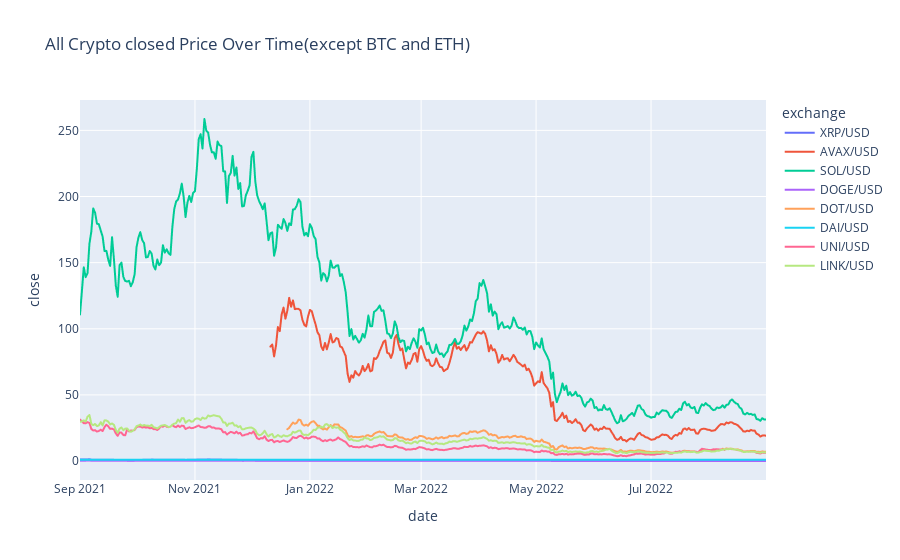

Notebook code for this chart:
### Code cell
#all crypto price (except BTC and ETH)
ex_data=final_v1[(final_v1['exchange']!='BTC/USD')&(final_v1['exchange']!='ETH/USD')]
all_price=px.line(data_frame=ex_data,x='date',y='close',color='exchange',title='All Crypto closed Price Over Time(except BTC and ETH)')
all_price.show()
#plt.savefig('output.png')

### Figure 1 — Plotly figure (JSON) as saved in the notebook; plotly's stock layout.template omitted (floating-point values rounded to 4 significant figures; data arrays with more than 128 entries replaced by an {"elided": "..."} marker saying what was removed)
{"data": [{"hovertemplate": "exchange=XRP/USD<br>date=%{x}<br>close=%{y}<extra></extra>", "legendgroup": "XRP/USD", "line": {"color": "#636efa", "dash": "solid"}, "marker": {"symbol": "circle"}, "mode": "lines", "name": "XRP/USD", "showlegend": true, "type": "scattergl", "x": {"elided": "365 str values"}, "xaxis": "x", "y": {"elided": "365 float values"}, "yaxis": "y"}, {"hovertemplate": "exchange=AVAX/USD<br>date=%{x}<br>close=%{y}<extra></extra>", "legendgroup": "AVAX/USD", "line": {"color": "#EF553B", "dash": "solid"}, "marker": {"symbol": "circle"}, "mode": "lines", "name": "AVAX/USD", "showlegend": true, "type": "scattergl", "x": {"elided": "264 str values"}, "xaxis": "x", "y": {"elided": "264 float values"}, "yaxis": "y"}, {"hovertemplate": "exchange=SOL/USD<br>date=%{x}<br>close=%{y}<extra></extra>", "legendgroup": "SOL/USD", "line": {"color": "#00cc96", "dash": "solid"}, "marker": {"symbol": "circle"}, "mode": "lines", "name": "SOL/USD", "showlegend": true, "type": "scattergl", "x": {"elided": "365 str values"}, "xaxis": "x", "y": {"elided": "365 float values"}, "yaxis": "y"}, {"hovertemplate": "exchange=DOGE/USD<br>date=%{x}<br>close=%{y}<extra></extra>", "legendgroup": "DOGE/USD", "line": {"color": "#ab63fa", "dash": "solid"}, "marker": {"symbol": "circle"}, "mode": "lines", "name": "DOGE/USD", "showlegend": true, "type": "scattergl", "x": {"elided": "365 str values"}, "xaxis": "x", "y": {"elided": "365 float values"}, "yaxis": "y"}, {"hovertemplate": "exchange=DOT/USD<br>date=%{x}<br>close=%{y}<extra></extra>", "legendgroup": "DOT/USD", "line": {"color": "#FFA15A", "dash": "solid"}, "marker": {"symbol": "circle"}, "mode": "lines", "name": "DOT/USD", "showlegend": true, "type": "scattergl", "x": {"elided": "255 str values"}, "xaxis": "x", "y": {"elided": "255 float values"}, "yaxis": "y"}, {"hovertemplate": "exchange=DAI/USD<br>date=%{x}<br>close=%{y}<extra></extra>", "legendgroup": "DAI/USD", "line": {"color": "#19d3f3", "dash": "solid"}, "marker": {"symbol": "circle"}, "mode": "lines", "name": "DAI/USD", "showlegend": true, "type": "scattergl", "x": {"elided": "365 str values"}, "xaxis": "x", "y": {"elided": "365 float values"}, "yaxis": "y"}, {"hovertemplate": "exchange=UNI/USD<br>date=%{x}<br>close=%{y}<extra></extra>", "legendgroup": "UNI/USD", "line": {"color": "#FF6692", "dash": "solid"}, "marker": {"symbol": "circle"}, "mode": "lines", "name": "UNI/USD", "showlegend": true, "type": "scattergl", "x": {"elided": "365 str values"}, "xaxis": "x", "y": {"elided": "365 float values"}, "yaxis": "y"}, {"hovertemplate": "exchange=LINK/USD<br>date=%{x}<br>close=%{y}<extra></extra>", "legendgroup": "LINK/USD", "line": {"color": "#B6E880", "dash": "solid"}, "marker": {"symbol": "circle"}, "mode": "lines", "name": "LINK/USD", "showlegend": true, "type": "scattergl", "x": {"elided": "365 str values"}, "xaxis": "x", "y": {"elided": "365 float values"}, "yaxis": "y"}], "layout": {"legend": {"title": {"text": "exchange"}, "tracegroupgap": 0}, "title": {"text": "All Crypto closed Price Over Time(except BTC and ETH)"}, "xaxis": {"anchor": "y", "domain": [0, 1], "title": {"text": "date"}}, "yaxis": {"anchor": "x", "domain": [0, 1], "title": {"text": "close"}}}}
